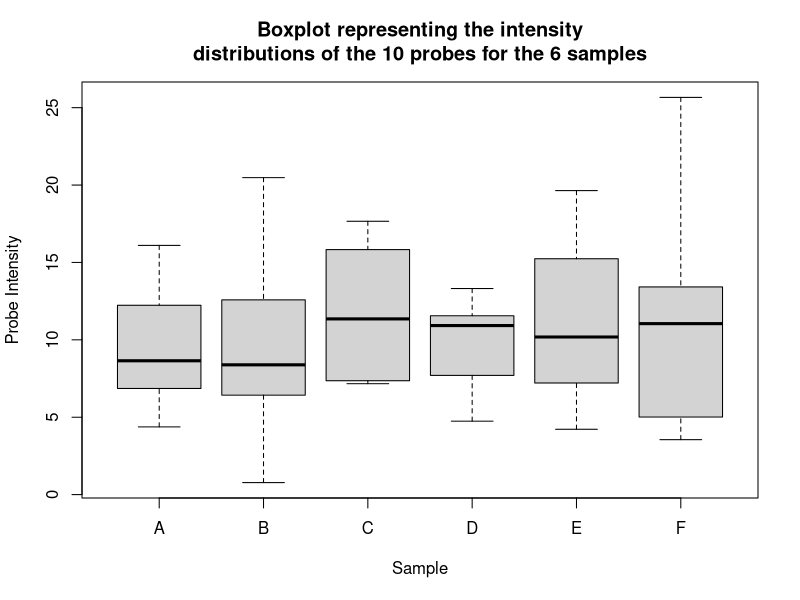

Recreate this plot in R.
## ---- chunk 1
n <- 10
m <- 6
intensities <- rnorm(n * m, mean = 10, sd = 5)
marray <- matrix(intensities, ncol = m)
marray

# sample annotation
samp_annot <- data.frame(sampleID = 1:m,
			 condition = rep(c("WT", "MUT"), each = 3))
rownames(samp_annot) <- colnames(marray) <- LETTERS[1:m]
samp_annot

# probe annotation
prob_annot <- data.frame(geneID = 1:n,
			  pathway = sample(LETTERS, n, replace = TRUE))
rownames(prob_annot) <- rownames(marray) <- paste0("probe", 1:n)
prob_annot

marray
## ---- chunk 2
maexp <- list(marray = marray,
	      samp_annot = samp_annot,
	      prob_annot = prob_annot)
rm(marray, samp_annot, prob_annot, intensities)
str(maexp)
ls()
## ---- chunk 3
maexp$samp_annot # the whole data.frame
summary(maexp$marray[, "A"]) # the A sample
(wt <- maexp$samp_annot[, "condition"] == "WT") # WT samples
maexp$marray["probe8", wt] # probe8 for WT samples
maexp[["marray"]]["probe3", !wt] # probe3 for MUT samples
## ---- chunk 4
boxplot(maexp$marray,
	main = paste0("Boxplot representing the intensity\n",
		      "distributions of the 10 probes for the",
		      " 6 samples"),
	xlab = "Sample", ylab = "Probe Intensity")
## ---- chunk 5
x <- 1:5
y <- 1:3
marray2 <- maexp$marray[x, y]
prob_annot2 <- maexp$prob_annot[x, ]
samp_annot2 <- maexp$samp_annot[y, ]
maexp2 <- list(marray = marray2,
	       samp_annot = samp_annot2,
	       prob_annot = prob_annot2)
rm(marray2, samp_annot2, prob_annot2)
str(maexp2)
## ---- chunk 6
MArray <- setClass("MArray",
		   slots = c(marray = "matrix",
			     samp_annot = "data.frame",
			     prob_annot = "data.frame"))
## ---- chunk 7
MArray() # an empty object
# MArray(marray = 1:2) # not allowed since should be matrix
MArray(marray = matrix(1:2)) # now allowed
ma <- MArray(marray = maexp$marray,
	     samp_annot = maexp$samp_annot,
	     prob_annot = maexp$prob_annot
	     )
class(ma)
ma
## ---- chunk 8
ma@samp_annot
## ---- chunk 9
show
isGeneric("show")
hasMethod("show")
showMethods("show")
args("show")
## ---- chunk 10
ma
setMethod("show",
	  signature = "MArray",
	  definition = function(object) {
	      cat("An object of class ", class(object), "\n", sep = "")
	      cat(" ", nrow(object@marray), " features by ",
		  ncol(object@marray), " samples. \n", sep = "")
	      invisible(NULL)
	  })
ma
## ---- chunk 11
setGeneric("marray", function(object, ...) standardGeneric("marray"))
## ---- chunk 12
setMethod("marray", "MArray",
	  function(object) object@marray)

marray(ma)
